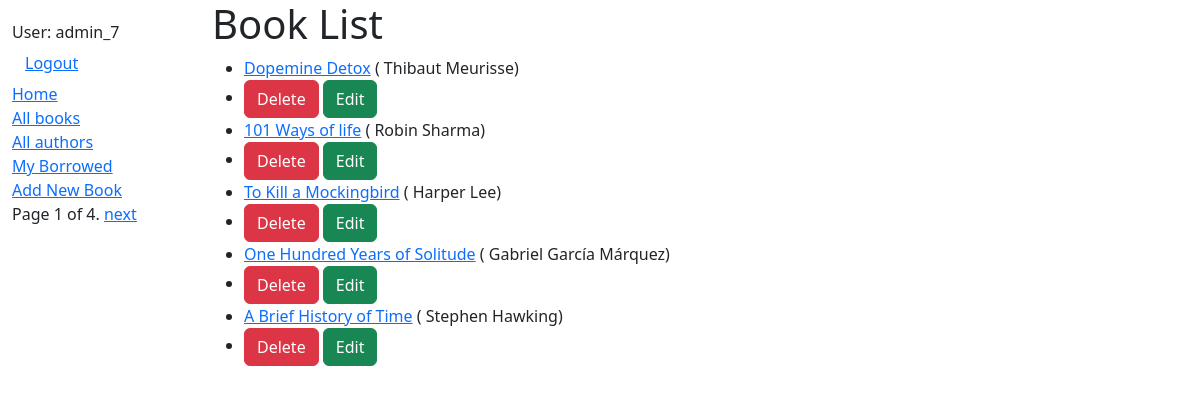
Before: /catalog/books/ (signed in) with the older database file.
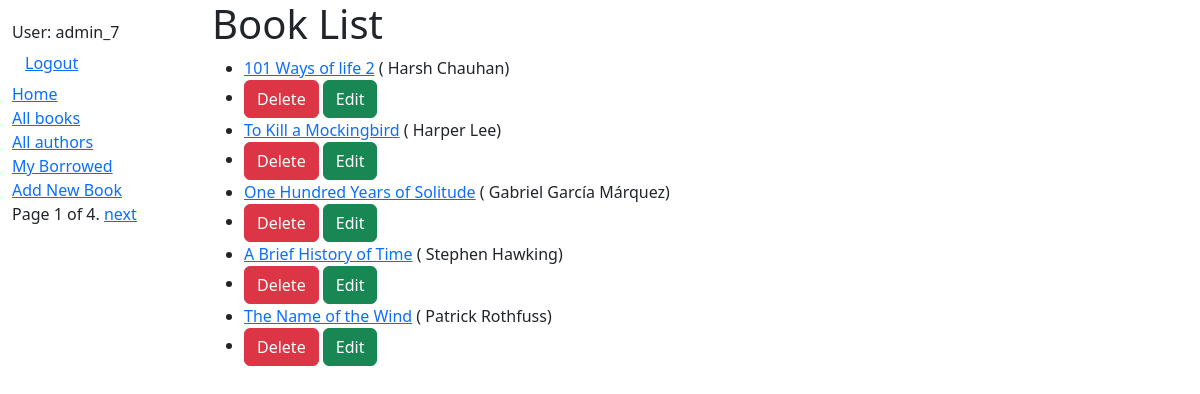
After: the same page with the newer database file.
### myapp/models.py (models this page shows, shortened)
class Book(models.Model):
    title = models.CharField(max_length=200)
    author = models.ForeignKey('Author', on_delete=models.CASCADE, null=True)
    language=models.CharField(max_length=100, help_text="Language of the book",default="English")
    summary = models.TextField(
        max_length=1000, help_text="Enter a brief description of the book")
    isbn = models.CharField('ISBN', max_length=13,unique=True,help_text='13 Character '
    '<a href="https://www.isbn-international.org/content/what-isbn">ISBN number</a>')
    genre = models.ManyToManyField(
        Genre, help_text="Select a genre for this book")
    image=models.ImageField(upload_to='Book_Image', max_length=100,null=True,blank=True)

class Author(models.Model):
    first_name = models.CharField(max_length=100)
    last_name = models.CharField(max_length=100)
    date_of_birth = models.DateField(null=True, blank=True)
    date_of_death = models.DateField('Died', null=True, blank=True)
    language=models.CharField(max_length=100, help_text="In which language Author writes", default='English')
    class Meta:
        ordering = ['last_name', 'first_name']
    def __str__(self):
        return f' {self.first_name} {self.last_name}'

### myapp/views.py (the view, shortened to what this page needs)
# urls.py: path('books/', views.BookListView.as_view(), name='books'),
class BookListView(LoginRequiredMixin,generic.ListView):
    model=Book
    context_object_name = 'book_list'     # your own name for the list as a template variable
    template_name = 'book_list.html'  # Specify your own template name/location
    paginate_by=5
    login_url = '/accounts/login/'

### myapp/templates/book_list.html (shortened to what this page needs)
{% extends "base.html" %}
{% block content %}
<h1>Book List</h1>
  {% if book_list %}
    <ul>
      {% for x in book_list %}
      <li>
        <a href="{% url 'book-detail' x.pk %}">{{ x.title }}</a>
        ({{x.author}})
      </li>
      <li>
      <a href="{% url 'delete-book' x.id %}" class="btn btn-danger">Delete</a>
      <a href="{% url 'edit-book' x.id %}" class="btn btn-success">Edit</a>
    </li>
      {% endfor %}
    </ul>
  {% else %}
    <p>There are no books in the library.</p>
  {% endif %}
{% endblock %}

### myapp/templates/base.html (shortened to what this page needs)
<!doctype html>
<html lang="en">
  <head>
    <link href="https://cdn.jsdelivr.net/npm/bootstrap@5.3.3/dist/css/bootstrap.min.css"
      rel="stylesheet"
>
    {% load static %}
    <link rel="stylesheet" href="{% static 'css/styles.css' %}" />
  </head>
  <body>
    <div class="container-fluid">
      <div class="row">
        <div class="col-sm-2">
          {% block sidebar %}
            <ul class="sidebar-nav">
                  <ul class="sidebar-nav">
    {% if user.is_authenticated %}
     <li>User: {{ user.get_username }}</li>
   <li>
       <form id="logout-form" method="post" action="{% url 'logout' %}">
         <button type="submit" class="btn btn-link">Logout</button>
         <li><a href="{% url 'index' %}">Home</a></li>
         <li><a href="{% url 'books' %}">All books</a></li>
         <li><a href="{% url 'book-author' %}">All authors</a></li>
         <li><a href="{% url 'my-borrowed' %}">My Borrowed</a></li>
         <li><a href="{% url 'add-book' %}">Add New Book</a></li>
         </ul>
    {% else %}
    <li><a href="{% url 'login' %}?next={{ request.path }}">Login</a></li>
</ul>
     {% endif %}
        {% endblock %}
            {% block pagination %}
            {% if is_paginated %}
            <div class="pagination">
                <span class="page-links">
                    <span class="page-current">
                        Page {{ page_obj.number }} of {{ page_obj.paginator.num_pages }}.
                    </span>
                    {% if page_obj.has_next %}
                    <a href="{{ request.path }}?page={{ page_obj.next_page_number }}">next</a>
                    {% endif %}
                </span>
            </div>
            {% endif %}
            {% endblock %}
        </div>
        <div class="col-sm-10 ">{% block content %}{% endblock %}</div>
      </div>
    </div>
  </body>
</html>

### myapp/templates/styles.css (style rules this page uses)
.sidebar-nav { margin-top: 20px; padding: 0; list-style: none; }

Changed rows visible on the page:
removed Book: title "Dopemine Detox", author "Thibaut Meurisse"
changed Book: title "101 Ways of life" → "101 Ways of life 2"; author "Robin Sharma" → "Harsh Chauhan"
now on this page (row unchanged): Book: title "The Name of the Wind", author "Patrick Rothfuss"
